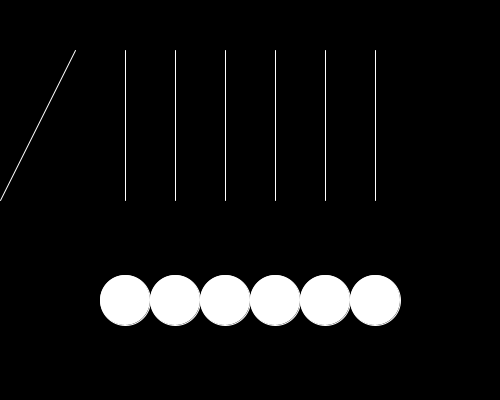
Frame 1 (no input)
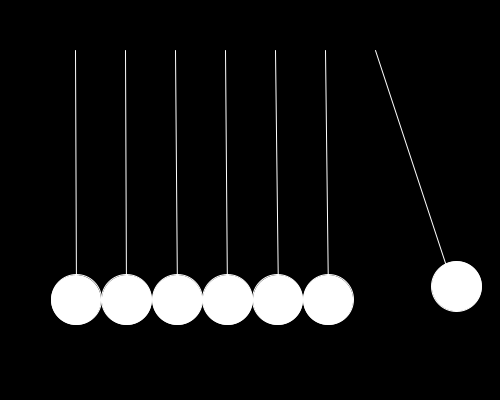
Frame 60 (the mouse pressed at the canvas centre just before this capture)
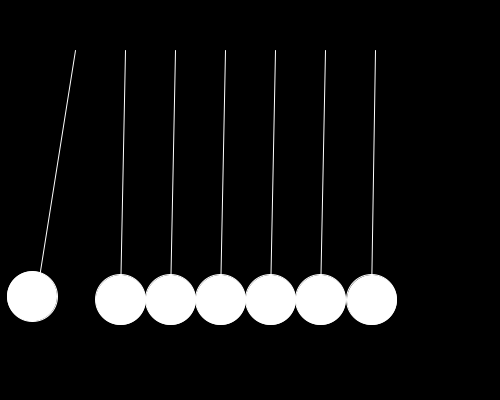
Frame 120 (the mouse held since frame 60 and released just before this capture)

The Processing sketch that drew these frames (run headless with seeded random() and noise(); from frame 60 on, the mouse is pressed at the canvas centre):

// Processing sketch: Pendulum
// ── Pendulum.pde
ArrayList<Circle> circle;
//Circle[] circle;
void setup()
{
  size(500, 400);
  circle = new ArrayList<Circle>();
  int m = 7;
  for(int i = 0; i < m; i++)
  {
    if(i == 0)
    {
      circle.add(new Circle(0, height/2, random(50, 50)));
    }
    else
      circle.add(new Circle(75 + i * 50, height/2, random(50, 50)));
  }
}
void draw()
{
  background(0);
  stroke(255);
  
  for(int i = circle.size() - 1; 0 <= i; i--)
  {
    Circle s1 = circle.get(i);
    for(int j = circle.size() - 1; 0 <= j; j--)
    {
      if(i != j)
      {
        Circle s2 = circle.get(j);
        if(Collision(s1.pos, s2.pos, s1.r + s2.r))
        {
          float s = s1.r + s2.r;
          PVector a = s1.pos, b = s2.pos;
          
          PVector v = new PVector(a.x - b.x, a.y - b.y);
          float l = sqrt(v.x * v.x + v.y * v.y);
          float distance = (s - l) / 2;
          if(l > 0)
          {
            l = 1 / l;
          }
          v.x *= l;
          v.y *= l;
          a.x += v.x * distance;
          a.y += v.y * distance;
          b.x -= v.x * distance;
          b.y -= v.y * distance;
          
          PVector nA = Normalize(new PVector(b.x - a.x, b.y - a.y));
          float dotA = Dot(nA, s1.velocity);
          nA.mult(dotA);
          PVector vA = new PVector(s1.velocity.x - nA.x, s1.velocity.y - nA.y);
        
          PVector nB = Normalize(new PVector(a.x - b.x, a.y - b.y));
          float dotB = Dot(nB, s2.velocity);
          nB.mult(dotB);
          PVector vB = new PVector(s2.velocity.x - nB.x, s2.velocity.y - nB.y);
          
          s1.velocity = new PVector(vA.x + nB.x, vA.y + nB.y);
          s2.velocity = new PVector(0, 0, 0);
          s2.velocity = new PVector(vB.x + nA.x, vB.y + nA.y);
          
          s1.velocity.mult(0.99f);
          s2.velocity.mult(0.99f);
        }
      }
    }
    PVector gravity = new PVector(0, 0.5f, 0);
    PVector line = new PVector(75 + i * 50, 50);
    line(line.x, line.y, s1.pos.x, s1.pos.y);
    PVector vector = new PVector(s1.pos.x - line.x, s1.pos.y - line.y);
    PVector unitVector = Normalize(vector);
    PVector verticalVector = Vertical(gravity, vector);
    s1.velocity.add(verticalVector);
    s1.velocity = Vertical(s1.velocity, vector);
    s1.pos = new PVector(line.x + unitVector.x * 250, line.y + unitVector.y * 250);
    
    s1.Update();
    s1.Draw();
  }
}

class Circle
{
  public PVector pos, velocity;
  public float size, r;
  Circle(float x, float y, float s)
  {
    pos = new PVector(x, y);
    size = s;
    r = size / 2;
    velocity = new PVector(0, 0);
    //velocity = new PVector(random(-20, 20), random(-20, 20));
  }
  void Update()
  {
    pos.add(velocity);
    //velocity.mult(0.95f);
    //if(pos.x < 0 + r || pos.x > width - r) { velocity.x *= -1; }
    //if(pos.y < 0 + r || pos.y > height - r) { velocity.y *= -1; }
    //pos = Constrain(r, pos, new PVector(0, 0), new PVector(width, height));
    
    //if(mousePressed) { velocity.y -= 1; }
    
    PVector mouse = new PVector(mouseX, mouseY);
    if(Length(new PVector(pos.x - mouse.x, pos.y - mouse.y)) < r)
    {
      if(mousePressed)
      {
        pos = mouse;
      }
    }
  }
  void Draw()
  {
    ellipse(pos.x, pos.y, size, size);
  }
  PVector Constrain(float s, PVector v, PVector mi, PVector ma)
  {
    v = new PVector(max(mi.x + s, min(v.x, ma.x - s)), max(mi.y + s, min(v.y, ma.y - s)));
    return v;
  }
}
float Dot(PVector a, PVector b)
{
  return a.x * b.x + a.y * b.y;
}
float Length(PVector v)
{
  return sqrt(v.x * v.x + v.y * v.y);
}
PVector Normalize(PVector v)
{
  float l = sqrt(v.x * v.x + v.y * v.y);
  return new PVector(v.x / l, v.y / l);
}
PVector Vertical(PVector origin, PVector v)
{
  PVector unitV = Normalize(v);
  float vLength = Dot(origin, unitV);
  unitV.mult(vLength);
  return new PVector(origin.x - unitV.x, origin.y - unitV.y);
  //PVector d = new PVector(Dot(from, to) * to.x, Dot(from, to) * to.y);
  //return new PVector(from.x - d.x, from.y - d.y);
}
boolean Collision(PVector a, PVector b, float r)
{
  if((b.x - a.x) * (b.x - a.x) + (b.y - a.y) * (b.y - a.y) < r * r)
  {
    return true;
  }
  return false;
}
